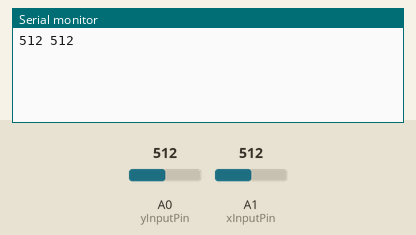
Recording of a sketch running on a simulated Arduino Uno, built with avr-gcc and run on an emulated ATmega328P. Parts: the last lines printed to the serial monitor. The test bench sets the inputs (shaded band); at power-on: A0 (yInputPin) = 512, A1 (xInputPin) = 512.

Above: at 1.2 s.
1.3 s: A0 (yInputPin) set to 716
At 2.2 s:
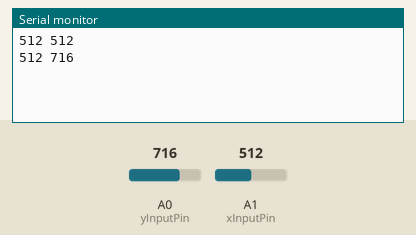
2.8 s: A1 (xInputPin) set to 716
At 3.5 s:
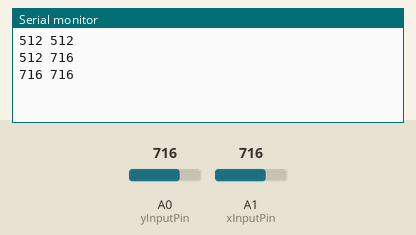
4.3 s: A0 (yInputPin) set to 900
At 4.8 s:
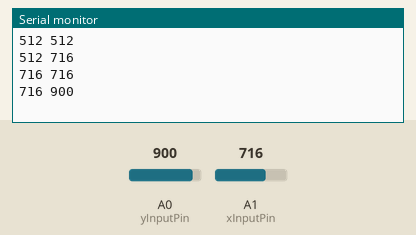
5.8 s: A1 (xInputPin) set to 900
At 7.2 s:
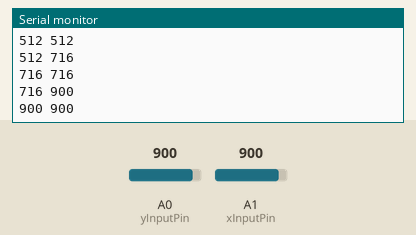
Timing chart, 0 to 8.3 s (numbered marks = the images above; inputs shaded):
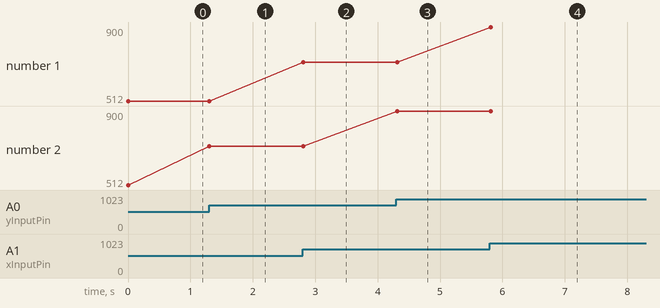

The sketch:

joystickInput.ino
```cpp
int xInputPin = A1;
int yInputPin = A0;

int tolerance;

int xValue;
int yValue;

int xValuePrev;
int yValuePrev;

void setup() {
  // put your setup code here, to run once:
  Serial.begin(9600);

  // set initial values
  xValuePrev = 0;
  yValuePrev = 0;

  tolerance = 5;
}

void loop() {
  // save the previous value
  xValuePrev = xValue;
  yValuePrev = yValue;

  // read the new value
  xValue = analogRead(xInputPin);
  yValue = analogRead(yInputPin);

  // output only if there has been a change
  if (valueChanged(xValue, xValuePrev, tolerance) || valueChanged(yValue, yValuePrev, tolerance) ) {
    printJoystickValue();
  }

  delay(100);
}

int valueChanged(int current, int prev, int tolerance) {
  if (prev > (current + tolerance) || prev < (current - tolerance)) {
    return 1;
  }
  return 0;
}

void printJoystickValue () {
  Serial.print(xValue);
  Serial.print(" ");
  Serial.println(yValue);
}
```

Measured:
- after the input at 1.3 s, the serial monitor: prints a new line at once (image 1)
- after the input at 2.8 s, the serial monitor: prints a new line at once (image 2)
- after the input at 4.3 s, the serial monitor: prints a new line at once (image 3)
- after the input at 5.8 s, the serial monitor: prints a new line at once (image 4)
- plotted number 2: 512 → 716 after the input at 1.3 s, 716 → 900 after the input at 4.3 s
